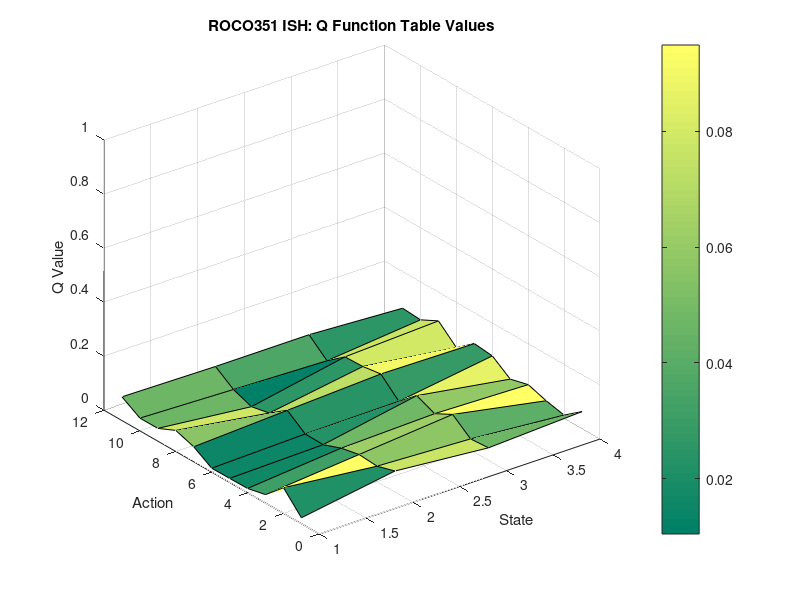

The MATLAB script that drew this image:
function qtable = initQ()

qtable = 0.01 + 0.09*rand(11,4); % create an 11x4 matrix of random numbers between 0.1 and 0.01

figure; % create a new figure
surf(qtable); % creates a surface plot of the values in the Q table
xlabel('State'); % create a label for x axis
ylabel('Action'); % create a label for y axis
zlabel('Q Value'); % create a label for z axis
title('ROCO351 ISH: Q Function Table Values'); % create a title for the figure
grid on; % turn the grid on

zlim([0 1]); % set the bounds of z axis to between 0 and 1
zticks(0:0.2:1); %set the z axis to go up in 0.2 increments 
colorbar; % create a colour bar to show size of the point as a colour coded scale
colormap summer;

end
